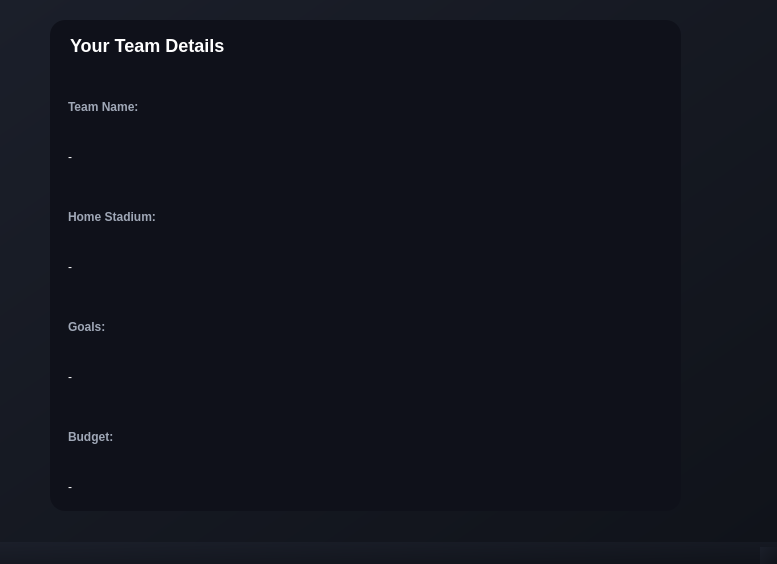
<?xml version="1.0" encoding="UTF-8"?>
<ui version="4.0">
 <class>DisplayTeamWindow</class>
 <widget class="QMainWindow" name="DisplayTeamWindow">
  <property name="geometry">
   <rect>
    <x>0</x>
    <y>0</y>
    <width>777</width>
    <height>564</height>
   </rect>
  </property>
  <property name="windowTitle">
   <string>Your Team</string>
  </property>
  <property name="styleSheet">
   <string notr="true">background: qlineargradient(x1:0, y1:0, x2:1, y2:1, stop:0 #1b1f2a, stop:1 #10131a);</string>
  </property>
  <widget class="QWidget" name="centralwidget">
   <widget class="QWidget" name="widget" native="true">
    <property name="geometry">
     <rect>
      <x>50</x>
      <y>20</y>
      <width>631</width>
      <height>491</height>
     </rect>
    </property>
    <property name="styleSheet">
     <string notr="true">background-color: #0F111A;
color: #FFFFFF;
font-family: 'Segoe UI', Arial, sans-serif;
font-size: 12px;
border-radius: 15px;
padding: 15px;</string>
    </property>
    <layout class="QGridLayout" name="gridLayout">
     <item row="0" column="0">
      <widget class="QLabel" name="label_title">
       <property name="styleSheet">
        <string notr="true">color: #FFFFFF; font-size: 18px; font-weight: bold; background-color: transparent;</string>
       </property>
       <property name="text">
        <string>Your Team Details</string>
       </property>
      </widget>
     </item>
     <item row="1" column="0">
      <widget class="QLabel" name="label_team_name">
       <property name="styleSheet">
        <string notr="true">color: #A0A8B7; font-weight: bold; padding-bottom: 5px; background-color: transparent;</string>
       </property>
       <property name="text">
        <string>Team Name:</string>
       </property>
      </widget>
     </item>
     <item row="2" column="0">
      <widget class="QLabel" name="teamNameDisplay">
       <property name="styleSheet">
        <string notr="true">color: #FFFFFF; background-color: transparent;</string>
       </property>
       <property name="text">
        <string>-</string>
       </property>
      </widget>
     </item>
     <item row="3" column="0">
      <widget class="QLabel" name="label_home_stadium">
       <property name="styleSheet">
        <string notr="true">color: #A0A8B7; font-weight: bold; padding-bottom: 5px; background-color: transparent;</string>
       </property>
       <property name="text">
        <string>Home Stadium:</string>
       </property>
      </widget>
     </item>
     <item row="4" column="0">
      <widget class="QLabel" name="stadiumDisplay">
       <property name="styleSheet">
        <string notr="true">color: #FFFFFF; background-color: transparent;</string>
       </property>
       <property name="text">
        <string>-</string>
       </property>
      </widget>
     </item>
     <item row="5" column="0">
      <widget class="QLabel" name="label_goals">
       <property name="styleSheet">
        <string notr="true">color: #A0A8B7; font-weight: bold; padding-bottom: 5px; background-color: transparent;</string>
       </property>
       <property name="text">
        <string>Goals:</string>
       </property>
      </widget>
     </item>
     <item row="6" column="0">
      <widget class="QLabel" name="goalsDisplay">
       <property name="styleSheet">
        <string notr="true">color: #FFFFFF; background-color: transparent;</string>
       </property>
       <property name="text">
        <string>-</string>
       </property>
      </widget>
     </item>
     <item row="7" column="0">
      <widget class="QLabel" name="label_budget">
       <property name="styleSheet">
        <string notr="true">color: #A0A8B7; font-weight: bold; padding-bottom: 5px; background-color: transparent;</string>
       </property>
       <property name="text">
        <string>Budget:</string>
       </property>
      </widget>
     </item>
     <item row="8" column="0">
      <widget class="QLabel" name="budgetDisplay">
       <property name="styleSheet">
        <string notr="true">color: #FFFFFF; background-color: transparent;</string>
       </property>
       <property name="text">
        <string>-</string>
       </property>
      </widget>
     </item>
    </layout>
   </widget>
  </widget>
  <widget class="QStatusBar" name="statusbar"/>
 </widget>
 <resources/>
 <connections/>
</ui>
